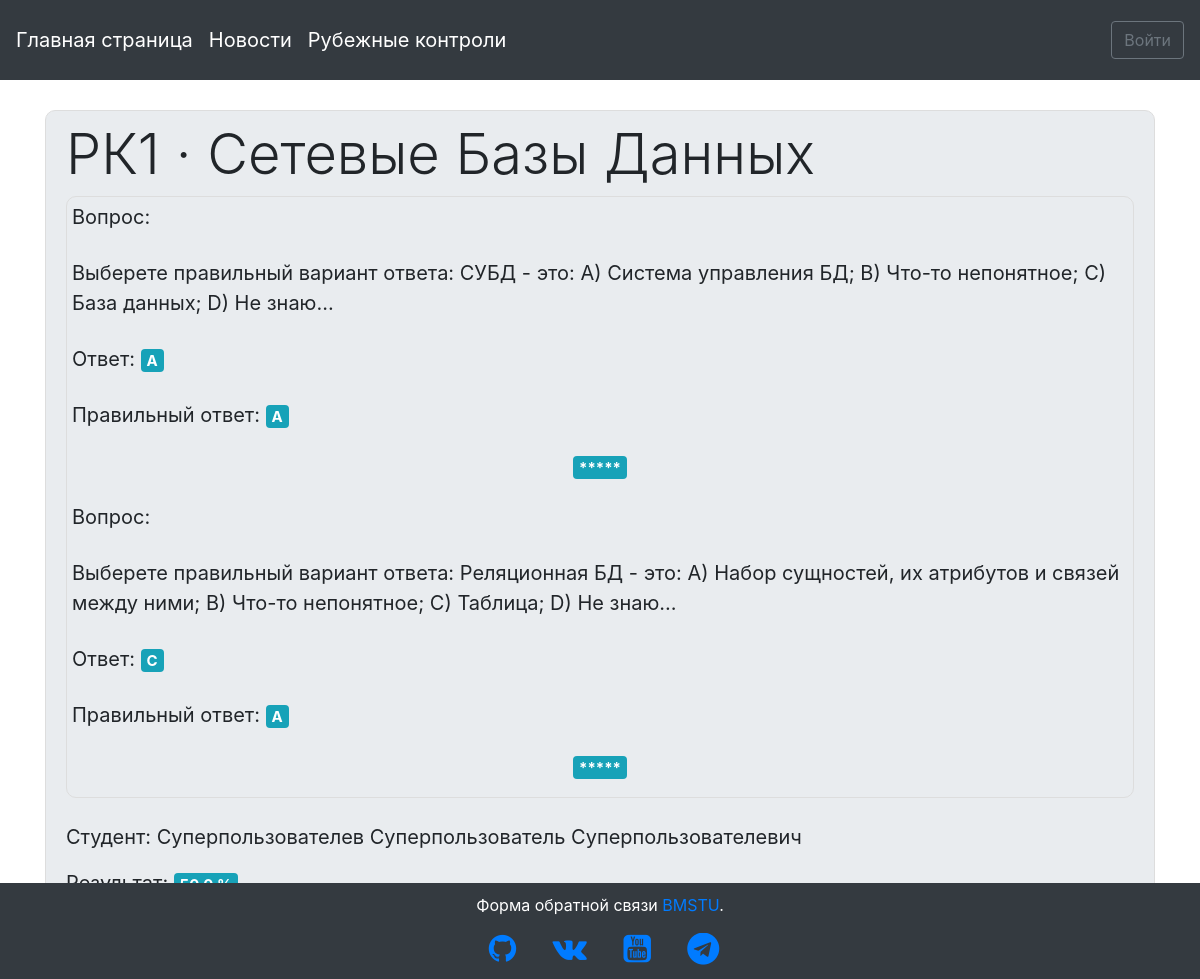
The page /rk/results/18 on the database as committed earlier.
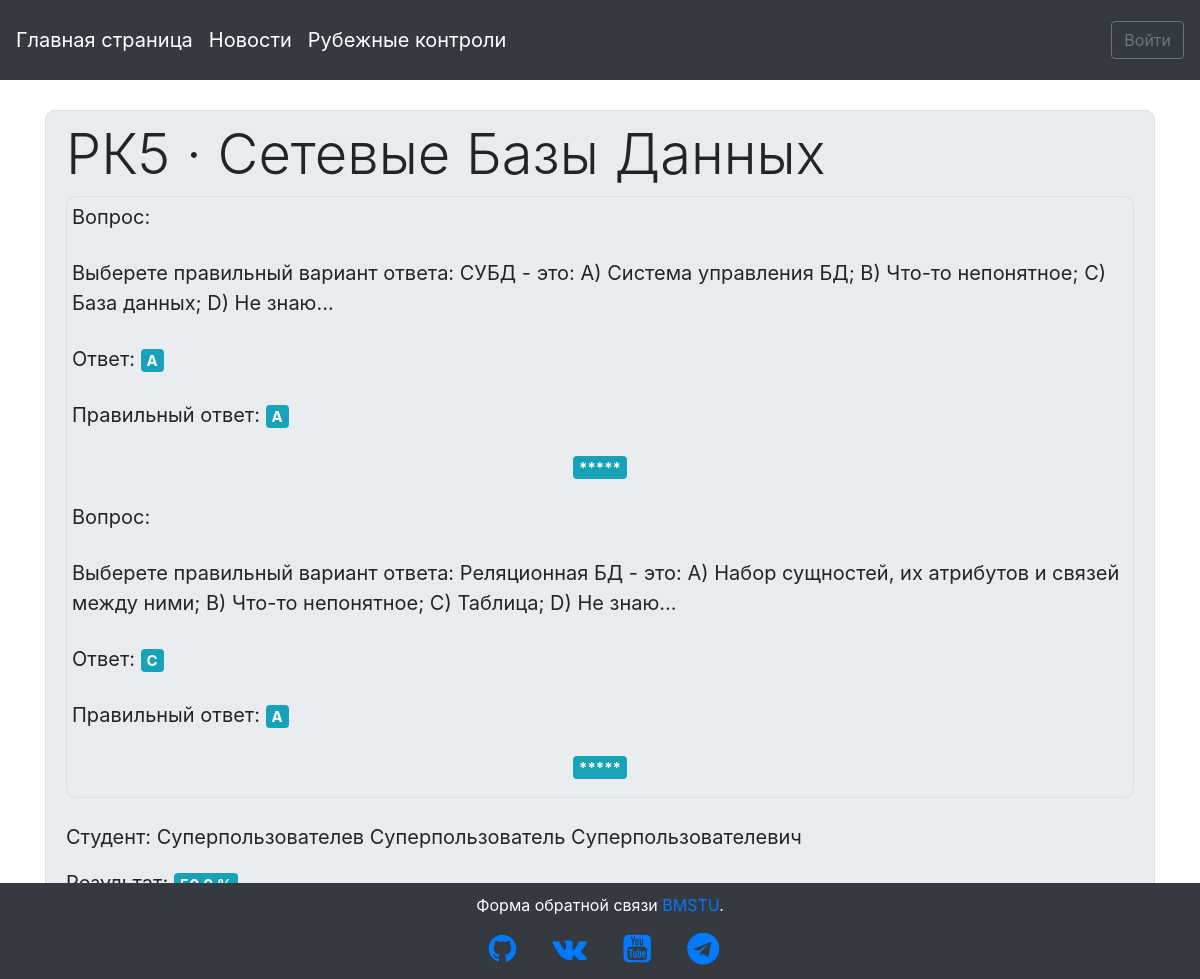
The same page on the database as committed later.
### questiontest/models.py (models this page shows, shortened)
class RKResult(models.Model):
    student = models.ForeignKey(
            settings.AUTH_USER_MODEL,
            on_delete=models.CASCADE,
            verbose_name = "Студент"
        )
    rk = models.ForeignKey(RK, on_delete=models.CASCADE, verbose_name="РК", null=True)
    result = models.CharField(max_length=5, verbose_name="Результат в '%'", default="100%")
    answers = models.CharField(max_length=255, verbose_name="Ответы студента", default="[A, A]")
    date = models.DateTimeField(auto_now=True, verbose_name='Дата выполнения')

class RK(models.Model):
    name = models.CharField(max_length=255, verbose_name="Название РК", default="РК1")
    disciple = models.ForeignKey(Disciple, on_delete=models.CASCADE, verbose_name="Дисциплина", null=True)
    date_start = models.DateTimeField(default=now, verbose_name='Дата начала')
    date_stop = models.DateTimeField(verbose_name='Дата окончания', default=(now() + timedelta(days=3)))

### attendance_control/models.py (models this page shows)
class Disciple(models.Model):
    name = models.CharField(max_length=255, verbose_name='Название предмета')
    teacher = models.ForeignKey(CustomUser, on_delete=models.CASCADE, verbose_name="Преподаватель")
    def __str__(self):
        return self.name

### users/models.py (models this page shows, shortened)
class CustomUser(AbstractUser):
    date_of_birth = models.DateTimeField(verbose_name='Дата рождения', default=date.today)
    full_name = models.CharField(max_length=255, verbose_name='ФИО', null=True)
    phone_no = models.CharField(max_length=255, verbose_name='Контактный телефон', default='+7-499-555-55-55')
    STUDENT = 'СТ'
    TEACHER = 'ПР'
    ROLE_CHOICES = (
        (STUDENT, 'Студент'),
        (TEACHER, 'Преподаватель')
    )
    user_role = models.CharField(max_length=2,
        choices=ROLE_CHOICES,
        default=STUDENT,
        verbose_name='Роль пользователя'
    )
    IU1 = 'ИУ1'
    IU2 = 'ИУ2'
    IU3 = 'ИУ3'
    IU4 = 'ИУ4'
    IU5 = 'ИУ5'
    IU6 = 'ИУ6'
    IU7 = 'ИУ7'
    IU8 = 'ИУ8'
    STUDENT_GROUP_CHOICES = (
        (IU1, 'ИУ-1'),
        (IU2, 'ИУ-2'),
        (IU3, 'ИУ-3'),
        (IU4, 'ИУ-4'),
        (IU5, 'ИУ-5'),
        (IU6, 'ИУ-6'),
        (IU7, 'ИУ-7'),
        (IU8, 'ИУ-8')
    )
    student_group = models.CharField(max_length=3,
        choices=STUDENT_GROUP_CHOICES,
        verbose_name='Группа студента',
        default=IU6
    )
    """
    if user_role == STUDENT:
        user_group = ForeignKey(
        Student_group,
        on_delete=models.CASCADE,
        verbose_name = "Группа студента"
    )
    """

### questiontest/views.py (the view)
# urls.py: path('results/<int:pk>', views.RKResultDetail, name="rk_result"),
def RKResultDetail(request, **kwargs):
    obj = RKResult.objects.get(pk=kwargs.get("pk"))
    rk_questions = obj.rk.question_set.all()
    rk_true_answers = [el.answer_true for el in rk_questions]
    rk_questions = [el.body for el in rk_questions]
    rk_answers = list(ast.literal_eval(obj.answers))
    context = {'rk': obj, 'questions_answers': list(zip(rk_questions, rk_answers, rk_true_answers))}
    return render(request, "rk_result.html", context=context)

### templates/rk_result.html
{% extends 'base.html' %}
{% block content %}
  <div class="content-section" style="height: 100%;">
    <h2 class="display-4">{{ rk.rk.name }} &middot; {{ rk.rk.disciple }}</h2>
    <div class="media-body">
      <div class="media-body-body" style="border: 1px solid #dddddd; border-radius: 10px;">
        {% for quest, answ, tansw in questions_answers %}
          <p class="text-body" style="padding: 5px;">Вопрос:</p>
          <p class="text-body" style="padding: 5px;">{{ quest }}</p>
          <p class="text-body" style="padding: 5px;">Ответ: <span class="badge badge-info">{{ answ }}</span></p>
          <p class="text-body" style="padding: 5px;">Правильный ответ: <span class="badge badge-info">{{ tansw }}</span></p>
          <p style="text-align: center;"><span class="badge badge-info">*****</span></p>
        {% endfor %}
      </div>
      <br>
      <p class="text-body">Студент: {{ rk.student.full_name }}</p>
      <p class="text-body">Результат: <span class="badge badge-info">{{ rk.result }}</span></p>
    </div>
    <p><a class="btn btn-light ml-2" href="{% url 'rk_list' %}">Вернуться к списку РК</a></p>
  </div>
{% endblock content %}

Rows that differ between the two databases and show on the page:
changed through a linked row, RKResult "Сетевые Базы Данных": rk.name "РК1" → "РК5"
